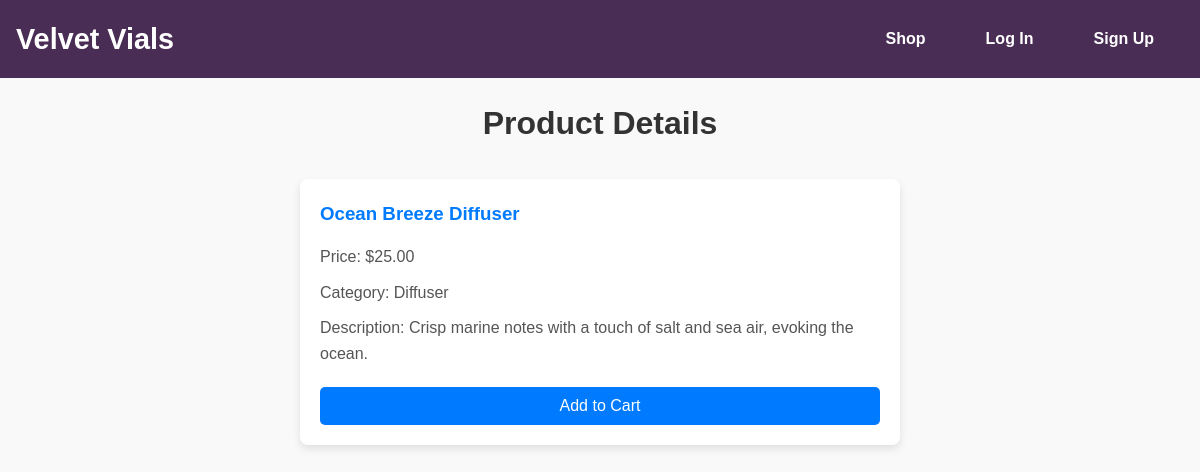
Page /prod.php?id=D01 on the committed database.
### tables this page shows
CREATE TABLE `product` (
  `prodID` varchar(255) NOT NULL,
  `prodName` varchar(255) NOT NULL,
  `prodCat` varchar(100) NOT NULL,
  `prodDesc` text DEFAULT NULL,
  `prodPrice` decimal(10,2) NOT NULL,
  `prodStock` int(11) NOT NULL,
  `prodImage` varchar(255) NOT NULL
);

### prod.php (the view, shortened to what this page needs)
<?php
$servername = "localhost";
$username = "root";
$password = "";
$dbname = "velvetvials";
$conn = new mysqli($servername, $username, $password, $dbname);
$productID = isset($_GET['id']) ? $_GET['id'] : '';
$sql = "SELECT * FROM product WHERE prodID = ?";
$stmt = $conn->prepare($sql);
$stmt->bind_param("s", $productID);
$stmt->execute();
$result = $stmt->get_result();
if ($result->num_rows > 0) {
    $product = $result->fetch_assoc();
} else {
    die("Product not found");
}
?>
<!DOCTYPE html>
<html lang="en">
<head>
    <link rel="stylesheet" href="css/style.css">
</head>
<body>
<nav class="nav-bar">
<a id="logo" href="member.html">Velvet Vials</a>
    <div class="nav-bar-links">
        <ul>
        <li><a href="shop.php">Shop</a></li>
        <li><a href="login.php">Log In</a></li>
        <li><a href="signUp.php">Sign Up</a></li>
        </ul>
    </div>
</nav>
<h1>Product Details</h1>
<div class="product-details">
    <h3><?= htmlspecialchars($product['prodName']) ?></h3>
    <p>Price: $<?= htmlspecialchars($product['prodPrice']) ?></p>
    <p>Category: <?= htmlspecialchars($product['prodCat']) ?></p>
    <p>Description: <?= htmlspecialchars($product['prodDesc']) ?></p>
    <button id="add-to-cart" data-id="<?= htmlspecialchars($product['prodID']) ?>" data-name="<?= htmlspecialchars($product['prodName']) ?>" data-price="<?= $product['prodPrice'] ?>">Add to Cart</button>
</div>
</body>
</html>

### css/style.css (style rules this page uses)
* { margin: 0; padding: 0; box-sizing: border-box; font-family: 'Arial', sans-serif; }
body { font-family: 'Poppins', sans-serif; line-height: 1.6; background-color: #f9f9f9; color: #333; }
h1, h2 { color: #4A2D54; font-weight: bold; }
p { color: #555; }
.nav-bar { background-color: #4A2D54; padding: 1rem; color: white; display: flex; justify-content: space-between; align-items: center; }
.nav-bar a { color: white; text-decoration: none; font-size: 1.2rem; font-weight: bold; }
.nav-bar-links ul { list-style: none; margin: 0; padding: 0; display: flex; gap: 15px; }
.nav-bar-links ul li { margin: 0 15px; }
.nav-bar-links ul li a { color: white; text-decoration: none; font-size: 1rem; transition: color 0.3s; }
#logo { color: white; font-size: 1.8rem; font-weight: bold; text-decoration: none; }
button { padding: 8px 16px; border: none; cursor: pointer; }
.nav-bar a { color: white; text-decoration: none; margin-right: 15px; }

### prod.php (style rules this page uses)
body { font-family: Arial, sans-serif; margin: 0; padding: 0; background-color: #f9f9f9; }
h1 { text-align: center; color: #333; margin-top: 20px; }
.product-details { max-width: 600px; margin: 30px auto; background: #fff; padding: 20px; border-radius: 8px; box-shadow: 0 4px 8px rgba(0, 0, 0, 0.1); }
.product-details h3 { margin: 0 0 15px; color: #007BFF; }
.product-details p { margin: 10px 0; font-size: 16px; color: #555; }
.product-details button { display: block; width: 100%; padding: 10px 15px; font-size: 16px; color: #fff; background-color: #007BFF; border: none; border-radius: 5px; cursor: pointer; margin-top: 20px; }

### rows in the picture
product: prodName "Ocean Breeze Diffuser", prodPrice "25.00", prodCat "Diffuser", prodDesc "Crisp marine notes with a touch of salt and sea air, evoking the ocean."
